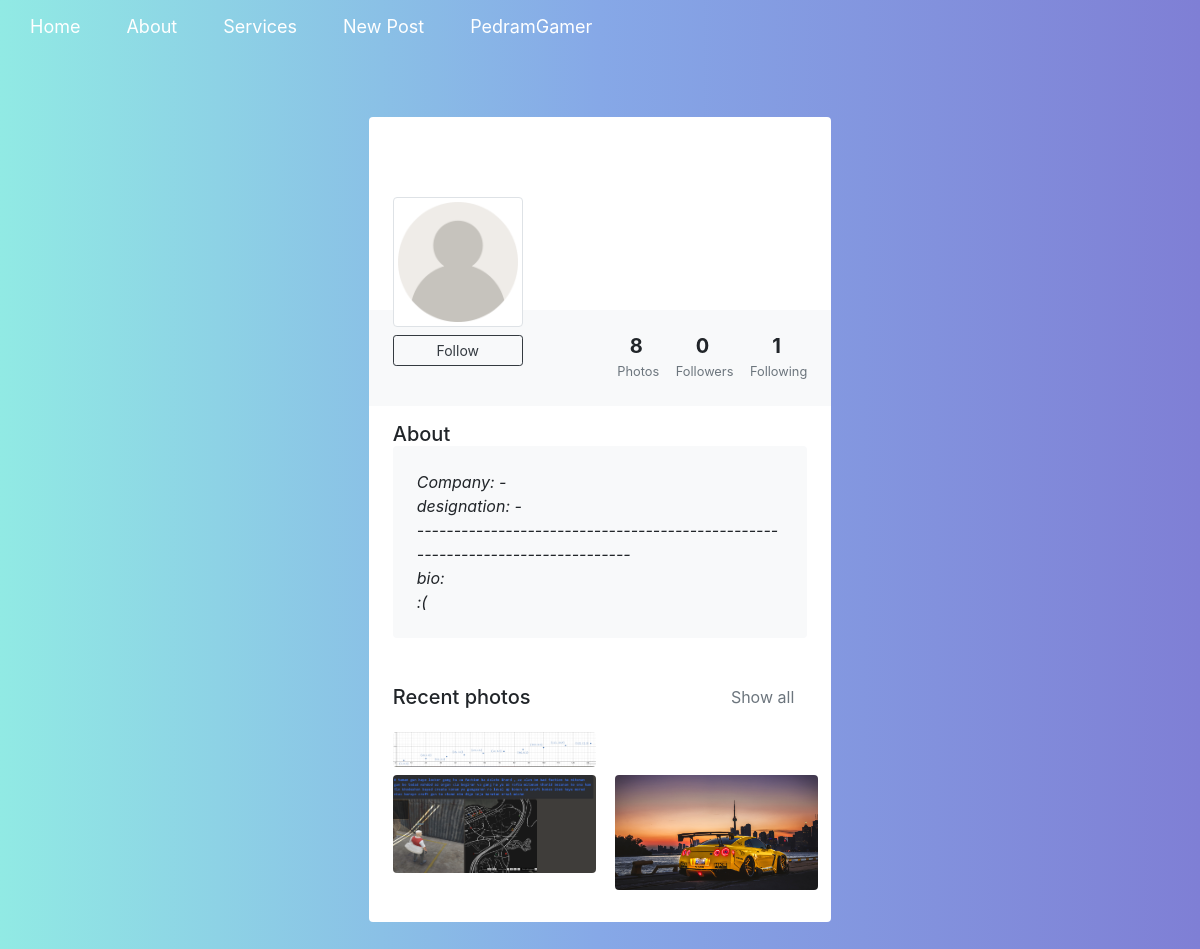
The page /profile/pedramazini (signed in) on the database its author committed.
### accounts/models.py (models this page shows, shortened)
class User_profile(models.Model):
    user = models.OneToOneField(User, on_delete=models.CASCADE)
    user_img = models.ImageField(upload_to='profile_img', blank=True, null=True, default="profile_img/user_default2.png")
    user_phone_num = models.IntegerField(blank=True, null=True)
    user_company = models.CharField(max_length=100, default="", blank=True, null=True)
    user_designation = models.CharField(max_length=100, default="", blank=True, null=True)
    user_location = models.CharField(max_length=100, default="", blank=True, null=True)
    bio = models.CharField(max_length=100, default="", blank=True, null=True)
    born = models.DateField(blank=True, null=True)
    following = models.ManyToManyField("self", blank=True, related_name="followers", symmetrical=False)

### post/models.py (models this page shows, shortened)
class Post(models.Model):
    post_img = models.ImageField(upload_to='post_img', default='post_img/post_default.png')
    tags =  models.TextField(blank=True, null=True)
    title = models.CharField(max_length=255, default='')
    body = models.TextField()
    user = models.ForeignKey(User, on_delete=models.CASCADE)
    date = models.DateTimeField(auto_now_add=True)
    like = models.ManyToManyField(User, blank=True, related_name="likes", symmetrical=False)

### accounts/views.py (the view)
# urls.py: path('profile/<str:username>', views.profile_detail, name='profile_detail'),
def profile_detail(request, username):
    user = get_object_or_404(User_profile, user__username = username)
    post = User.objects.get(username = username).post_set.filter().order_by('-id')[:4][::-1]
    return render(request, 'accounts/profile_far_view.html', {'profile' : user , 'post' : post})

### accounts/templates/accounts/profile_far_view.html (shortened to what this page needs)
{% extends 'base.html' %}
{% load static %}
{% block style %}
{% static 'Profile\css\profile_far_viee.css' %}
{% endblock style %}
{% block head %}
<link href="https://maxcdn.bootstrapcdn.com/bootstrap/4.0.0/css/bootstrap.min.css" rel="stylesheet">
{% endblock head %}
{% block body %}
<body classname="snippet-body">
    <div class="row py-5 px-4">
        <div class="col-md-5 mx-auto">
            <div class="bg-white shadow rounded overflow-hidden">
                <div class="px-4 pt-0 pb-4 cover">
                    <div class="media align-items-end profile-head">
                        <div class="profile mr-3"><img src="{{ profile.user.user_profile.user_img.url }}" alt="..."
                                width="130" class="rounded mb-2 img-thumbnail">
                            {% if request.user.username %}
                            {% if request.user.username == profile.user.username %}
                            <a href="#" class="btn btn-outline-dark btn-sm btn-block">Edit profile</a>
                        </div>
                        {% else %}
                        {% if request.user.user_profile in profile.following.all %}
                        <a href="{% url 'followToggle' author=profile.user.username %}"
                            class="btn btn-outline-dark btn-sm btn-block">Unfollow</a>
                    </div>
                    {% else %}
                    <a href="{% url 'followToggle' author=profile.user.username %}"
                        class="btn btn-outline-dark btn-sm btn-block">Follow</a>
                </div>
                {% endif %}
                {% endif %}
                {% else %}
                <a href="{% url 'enter_acc' %}" class="btn btn-outline-dark btn-sm btn-block">Follow</a>
            </div>
            {% endif %}
            <div class="media-body mb-5 text-white">
                <h4 class="mt-0 mb-0">{{ profile.user.username }}</h4>
                <p class="small mb-4"> {{ profile.user.first_name}} {{profile.user.last_name}}</p>
                <p class="small mb-4"> {{profile.user.user_profile.user_location}}</p>
            </div>
        </div>
    </div>
    <div class="bg-light p-4 d-flex justify-content-end text-center">
        <ul class="list-inline mb-0">
            <li class="list-inline-item">
                <h5 class="font-weight-bold mb-0 d-block">{{ profile.user.post_set.count }}</h5><small
                    class="text-muted"> Photos</small>
            </li>
            <li class="list-inline-item">
                <h5 class="font-weight-bold mb-0 d-block">{{ profile.following.count }}</h5><small class="text-muted">
                    Followers</small>
            </li>
            <li class="list-inline-item">
                <h5 class="font-weight-bold mb-0 d-block">{{ profile.followers.count }}</h5><small class="text-muted">
                    Following</small>
            </li>
        </ul>
    </div>
    <div class="px-4 py-3">
        <h5 class="mb-0">About</h5>
        <div class="p-4 rounded shadow-sm bg-light">
            <p class="font-italic mb-0">Company: {{ profile.user.user_profile.user_company}}</p>
            <p class="font-italic mb-0">designation: {{ profile.user.user_profile.user_designation}}</p>
            <p class="font-italic mb-0">------------------------------------------------------------------------------
            </p>
            <p class="font-italic mb-0">bio:</p>
            <p class="font-italic mb-0">{{ profile.user.user_profile.bio}}</p>
        </div>
    </div>
    <div class="py-4 px-4">
        <div class="d-flex align-items-center justify-content-between mb-3">
            <h5 class="mb-0">Recent photos</h5><a href="{% url 'profile_posts' username=profile.user.username %}" class="btn btn-link text-muted">Show all</a>
        </div>
        <div class="row">
            {% for p in post %}
            <div class="col-lg-6 mb-2 pr-lg-1"><a href="{% url 'post' pk=p.id %}"><img
                        src="{{ p.post_img.url }}"
                        alt="#" class="img-fluid rounded shadow-sm"></a></div>
            {% endfor %}
        </div>
    </div>
    </div>
    </div>
    </div>
</body>
{% endblock body %}

### templates/base.html (shortened to what this page needs)
{% load static %}
<!DOCTYPE html>
<html lang="en">
    <head>
        <link rel="stylesheet" href="{% static 'nav/nav_bar.css' %}">
        {% block head %}
        {% endblock head %}
        <link rel="stylesheet" href="{% block style %} {%endblock style %}">
    </head>
    <body>
        <nav class="navbar">
            <ul class="nav-links">
                <div class="menu">
                    <li>
                        <a href="/">Home</a>
                    </li>
                    <li>
                        <a href="/">About</a>
                    </li>
                    <li class="services">
                        <a href="/">Services</a>
                    </li>
                        {% if request.user.username %}
                        <li>
                            <a href="{% url 'add_post' %}">New Post</a>
                        </li>
                        <li class="services">
                            <a href="/">{{request.user.username}}</a>
                        </li>
                        {% endif %}
                </div>
            </ul>
        </nav>
        {% block body %}
        {% endblock body %}
    </body>
</html>

### static/nav/nav_bar.css (style rules this page uses)
* { margin: 0; padding: 0; box-sizing: content-box; }
body { font-family: cursive; }
a { text-decoration: none; }
li { list-style: none; }
.navbar { display: flex; align-items: center; justify-content: space-between; padding: 20px; color: #fff; position: relative; }
.nav-links a { color: #fff; }
.menu { display: flex; gap: 1em; font-size: 18px; }
.menu li { padding: 5px 14px; }
.services { position: relative; }

### static/Profile/css/profile_far_viee.css (style rules this page uses)
.profile-head { transform: translateY(5rem) }
.cover { background-image: url(https://img.freepik.com/free-photo/starry-night-sky_1048-11828.jpg?w=2000&t=st=1683904395~exp=1683904995~hmac=9b1274e2b36afcb3ffb19e4e4c1d7a9ceb53dd4b117a5e848140e6cfcfb9c50e); background-size: cover; background-repeat: no-repeat }
body { background: #7f7fd5; background: linear-gradient(to right, #91eae4, #86a8e7, #7f7fd5); min-height: 100vh; overflow-x: hidden; }

### rows shown on the page
User_profile: user.user_profile.user_img (placeholder picture), user.post_set.count "8", following.count "0", followers.count "1", user.user_profile.user_company "-", user.user_profile.user_designation "-", user.user_profile.bio ":("
Post: post_img (picture)
Post: post_img (placeholder picture)
Post: post_img (picture)
Post: post_img (picture)

### other values the page prints
{{ request.user.username }} "PedramGamer"
